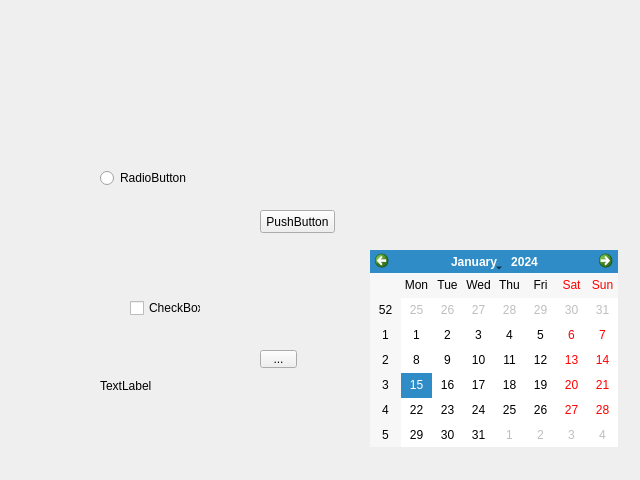
<?xml version="1.0" encoding="UTF-8"?>
<ui version="4.0">
 <class>WidgetD</class>
 <widget class="QWidget" name="WidgetD">
  <property name="geometry">
   <rect>
    <x>0</x>
    <y>0</y>
    <width>640</width>
    <height>480</height>
   </rect>
  </property>
  <property name="windowTitle">
   <string>Form</string>
  </property>
  <widget class="QCheckBox" name="checkBox">
   <property name="geometry">
    <rect>
     <x>130</x>
     <y>300</y>
     <width>71</width>
     <height>16</height>
    </rect>
   </property>
   <property name="text">
    <string>CheckBox</string>
   </property>
  </widget>
  <widget class="QRadioButton" name="radioButton">
   <property name="geometry">
    <rect>
     <x>100</x>
     <y>170</y>
     <width>89</width>
     <height>16</height>
    </rect>
   </property>
   <property name="text">
    <string>RadioButton</string>
   </property>
  </widget>
  <widget class="QPushButton" name="pushButton">
   <property name="geometry">
    <rect>
     <x>260</x>
     <y>210</y>
     <width>75</width>
     <height>23</height>
    </rect>
   </property>
   <property name="text">
    <string>PushButton</string>
   </property>
  </widget>
  <widget class="QToolButton" name="toolButton">
   <property name="geometry">
    <rect>
     <x>260</x>
     <y>350</y>
     <width>37</width>
     <height>18</height>
    </rect>
   </property>
   <property name="text">
    <string>...</string>
   </property>
  </widget>
  <widget class="QLabel" name="label">
   <property name="geometry">
    <rect>
     <x>100</x>
     <y>380</y>
     <width>54</width>
     <height>12</height>
    </rect>
   </property>
   <property name="text">
    <string>TextLabel</string>
   </property>
  </widget>
  <widget class="QCalendarWidget" name="calendarWidget">
   <property name="geometry">
    <rect>
     <x>370</x>
     <y>250</y>
     <width>248</width>
     <height>197</height>
    </rect>
   </property>
  </widget>
 </widget>
 <resources/>
 <connections/>
</ui>
